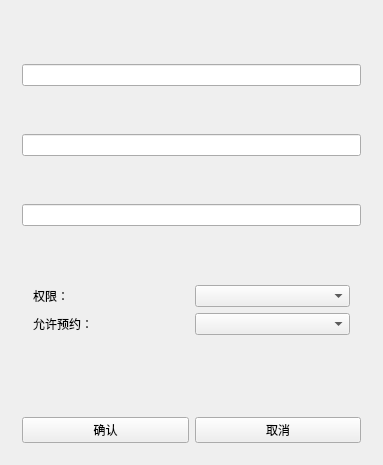
<?xml version="1.0" encoding="UTF-8"?>
<ui version="4.0">
 <class>ChangeUserInfoClass</class>
 <widget class="QWidget" name="ChangeUserInfoClass">
  <property name="geometry">
   <rect>
    <x>0</x>
    <y>0</y>
    <width>383</width>
    <height>465</height>
   </rect>
  </property>
  <property name="windowTitle">
   <string>ChangeUserInfo</string>
  </property>
  <layout class="QVBoxLayout" name="verticalLayout_2">
   <item>
    <widget class="QWidget" name="widget" native="true">
     <layout class="QVBoxLayout" name="verticalLayout">
      <item>
       <widget class="QLineEdit" name="lineEdit_userid"/>
      </item>
      <item>
       <widget class="QLineEdit" name="lineEdit_username"/>
      </item>
      <item>
       <widget class="QLineEdit" name="lineEdit_password"/>
      </item>
      <item>
       <widget class="QWidget" name="widget_2" native="true">
        <property name="sizePolicy">
         <sizepolicy hsizetype="Preferred" vsizetype="Fixed">
          <horstretch>0</horstretch>
          <verstretch>0</verstretch>
         </sizepolicy>
        </property>
        <layout class="QGridLayout" name="gridLayout">
         <item row="0" column="0">
          <widget class="QLabel" name="label">
           <property name="text">
            <string>权限：</string>
           </property>
          </widget>
         </item>
         <item row="0" column="1">
          <widget class="QComboBox" name="comboBox_permission"/>
         </item>
         <item row="1" column="0">
          <widget class="QLabel" name="label_2">
           <property name="text">
            <string>允许预约：</string>
           </property>
          </widget>
         </item>
         <item row="1" column="1">
          <widget class="QComboBox" name="comboBox_order"/>
         </item>
        </layout>
       </widget>
      </item>
     </layout>
    </widget>
   </item>
   <item>
    <widget class="QWidget" name="widget_4" native="true">
     <property name="sizePolicy">
      <sizepolicy hsizetype="Preferred" vsizetype="Fixed">
       <horstretch>0</horstretch>
       <verstretch>0</verstretch>
      </sizepolicy>
     </property>
     <layout class="QHBoxLayout" name="horizontalLayout">
      <item>
       <widget class="QPushButton" name="pushButton_confirm">
        <property name="text">
         <string>确认</string>
        </property>
       </widget>
      </item>
      <item>
       <widget class="QPushButton" name="pushButton_cancal">
        <property name="text">
         <string>取消</string>
        </property>
       </widget>
      </item>
     </layout>
    </widget>
   </item>
  </layout>
 </widget>
 <layoutdefault spacing="6" margin="11"/>
 <resources/>
 <connections/>
</ui>
